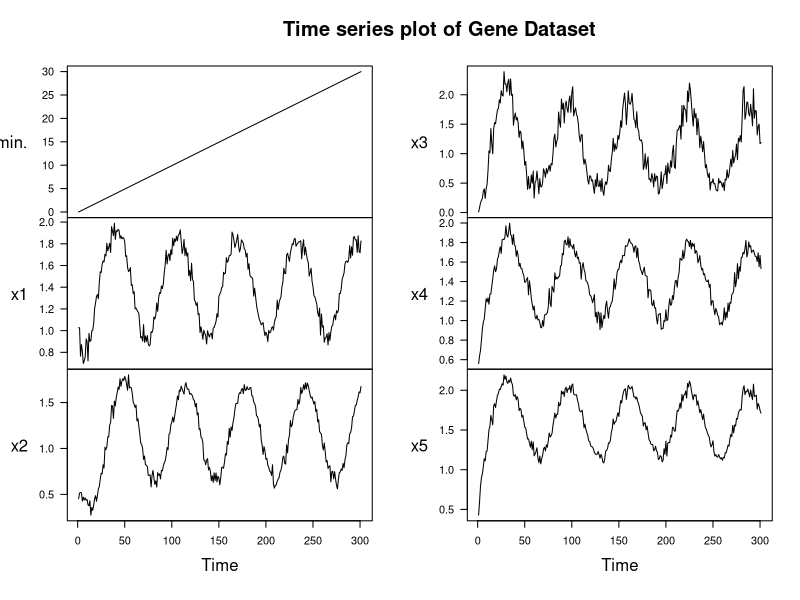
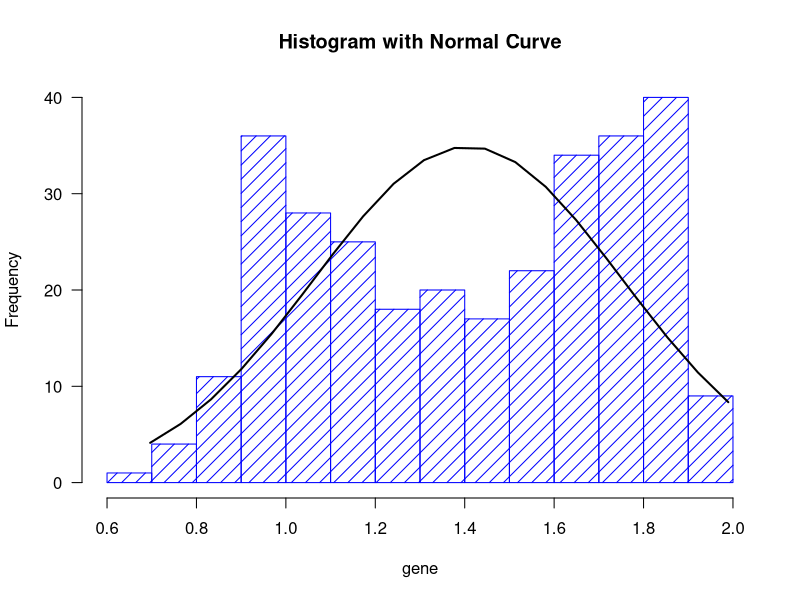
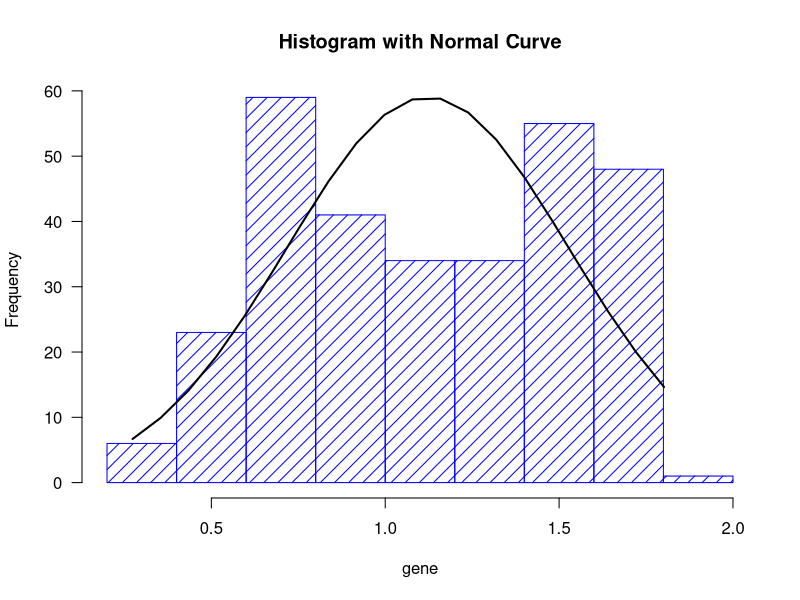
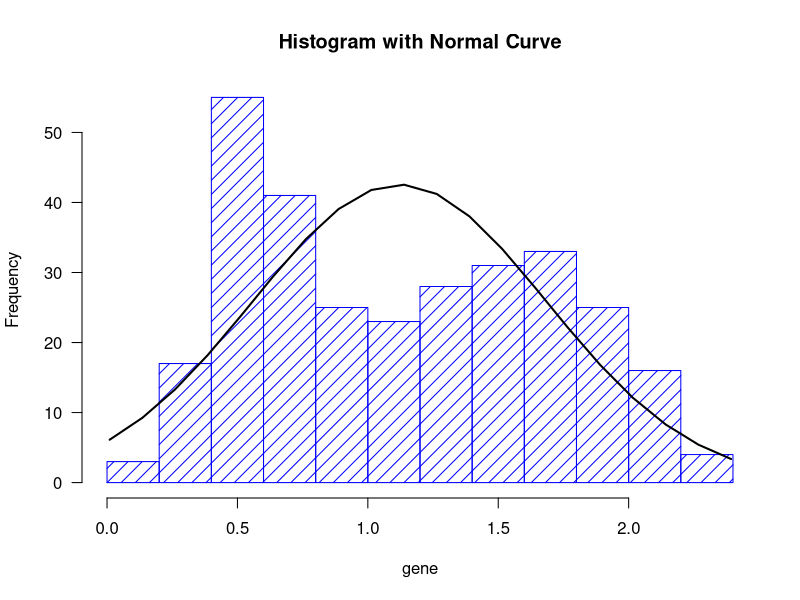
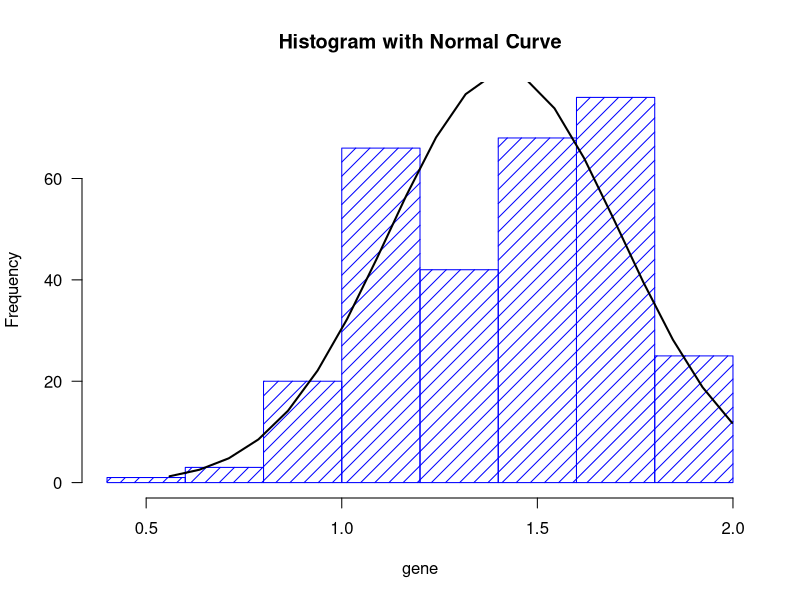
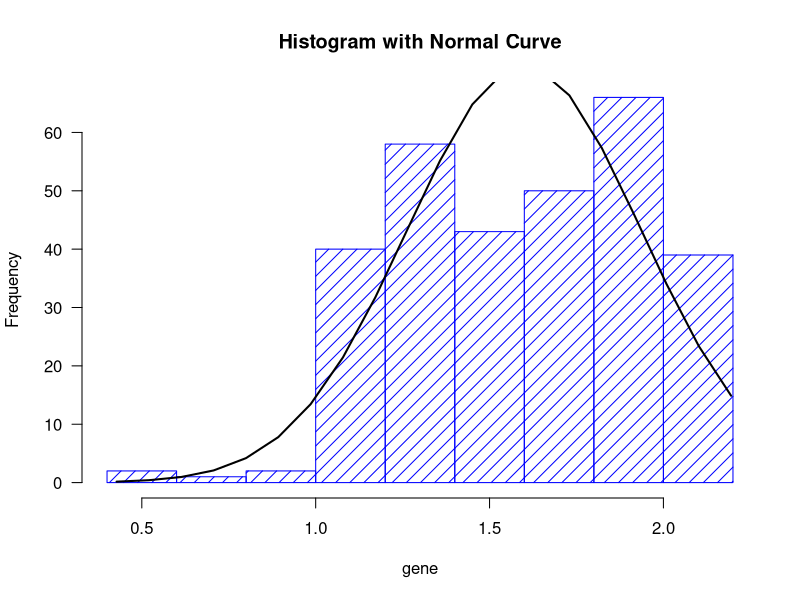
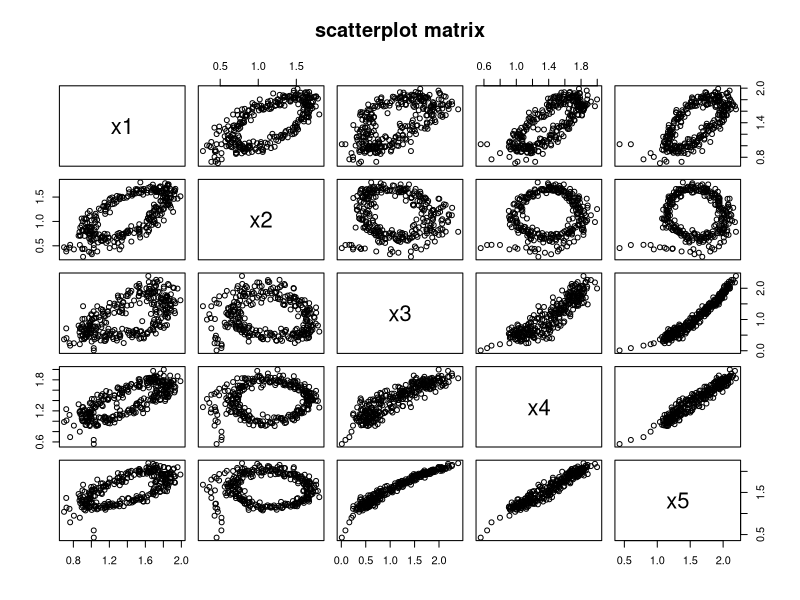
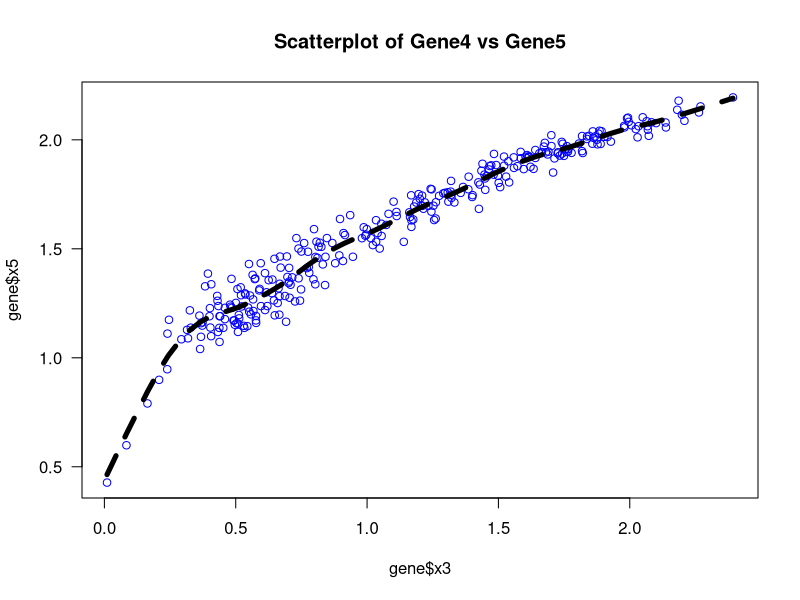

Reproduce these figures in R, in order. (Note: this script raises an error after producing the figures.)

library(ggplot2)
library(ggthemes)

gene <- read.csv("gene_data.csv")

str(gene)

################################################################
# Plot of Time Series
################################################################
df = data.matrix(gene)
#select each columns
xt = df[, 1]
x1 = df[, 2]
x2 = df[, 3]
x3 = df[, 4]
x4 = df[, 5]
x5 = df[, 6]


plot.ts(df, main = "Time series plot of Gene Dataset", las = 1,)

###################################################################
#Gene Distributions
##################################################################
summary(gene)
#the function to create the histogram of each gene with the normal distribution superimposed over it
distribution.plot <- function(g) {
  m <- mean(g) #mean
  std <- sqrt(var(g)) #Standard deviation
  h <- hist(
    g,
    breaks = 10,
    density = 10,
    col = "blue",
    xlab = "gene",
    main = "Histogram with Normal Curve",
    las = 1
  )
  xfit <- seq(min(g), max(g), length = 20)
  yfit <- dnorm(xfit, mean = mean(g), sd = sd(g))
  yfit <- yfit * diff(h$mids[1:2]) * length(g)
  
  lines(xfit, yfit, col = "black", lwd = 2)
}


#histograms Gene 1 -5
distribution.plot(gene$x1)
distribution.plot(gene$x2)
distribution.plot(gene$x3)
distribution.plot(gene$x4)
distribution.plot(gene$x5)

##################################################################
#correlation matrix
#################################################################
cor(gene, method = "pearson")
cor(gene, method = "spearman")
cor.test(gene$x3, gene$x5, method = "pearson")
cor.test(gene$x3, gene$x5, method = "spearman")

#scatterplot matrix between all the gene
pairs( ~ x1 + x2 + x3 + x4 + x5, data = gene, main = "scatterplot matrix")

plot(
  gene$x3,
  gene$x5,
  xlabel = "Gene3",
  ylabel = "Gene5",
  las = 1,
  col = 'blue',
  main = "Scatterplot of Gene4 vs Gene5"
)
#abline(lm(gene$x3~gene$x5), col = 'red')
lines(smooth.spline(gene$x3, gene$x5),
      lty = 2,
      lwd = 5)

###############################################################
#Eigan Decomposition PCA
###############################################################

pca <- prcomp(gene[c(2:6)], center = TRUE, scale = TRUE)

#standard deviation, proportion of variance and cumulative proportion
summary(pca)
expl.var <- round(pca$sdev ^ 2 / sum(pca$sdev ^ 2) * 100)

#function to create colors
Cols = function (vec) {
  cols = rainbow (length (unique (vec)))
  return (cols[as.numeric (as.factor (vec))])
}


#PCA Screenplot
screeplot(pca, type = "l", main = "Screeplot of the 5 PCs")
abline(h = 1, col = "red", lty = 5)
legend(
  "topright",
  legend = c("Eigenvalue = 1"),
  col = c("red"),
  lty = 5,
  cex = 0.6
)

#cumulative variance plot
cumpro <- cumsum(pca$sdev ^ 2 / sum(pca$sdev ^ 2))
plot(cumpro[0:5],
     xlab = "PC #",
     ylab = "Amount of explained variance",
     main = "Cumulative variance plot")
abline(v = 2, col = "blue", lty = 5)
abline(h = 0.975, col = "blue", lty = 5)
legend(
  "topleft",
  legend = c("Cut-off @ PC2"),
  col = c("blue"),
  lty = 5,
  cex = 0.6
)

#biplot of PCA
biplot(pca, cex = 0.5, cex.axis = 0.5)

#Scatterplot of PC1 and PC2
plot(
  pca$x[, 1],
  pca$x[, 2],
  las = 1,
  col = Cols(gene),
  pch = 19,
  xlab = "PC1 (70%)",
  ylab = "PC2 (27%)",
  main = "PC1 / PC2 - plot"
)
########################################################
# (MSE and residual analysis for Linear model)
DF = gene[c(2:6)]
#DF = data.frame(data, check.name = FALSE)

x1 <- DF$x4
x2 <- DF$x5
y <- DF$x3
ones = matrix(1, length(y), 1)

Y = matrix(y)
X_line = cbind(ones, x2)
theta_hat = solve(t(X_line) %*% X_line) %*% t(X_line) %*% y
print(theta_hat)

y_hat = X_line %*% theta_hat

par(mfrow = c(1, 1))
plot(
  x2,
  y,
  type = "p",
  col = "green",
  main = "Linear Regression Model",
  xlab = "X value",
  ylab = "Y value"
)
lines(x2, y_hat, col = "red", lw = 3)

MSE = mean((y_hat - y) ^ 2)
print(MSE)

# residual analysis
## residual scatter plot
res = y - y_hat
par(mfrow = c(1, 2))
plot(res, type = "p", main = "Residual Scatter Plot")

qqnorm(res, main = "Residual Q-Q Normal Plot")
qqline(res, col = "red", lw = 3)

##########################################################
# Non-linear polynomial regression 
###########################################################
X = cbind(ones, x1, x1^2, x1^3, x1^4,x2, x2^2, x2^3, x2^4)

colnames(X) = c("intercept", "a1", "a2", "a3", "a4", "b1", "b2", "b3", "b4")

set.seed(1000)
train = sample(nrow(X), 0.8 * nrow(X))
train
X_train = X[train, ]
X_test = X[-train, ]

Y_train = Y[train, ]
Y_test = Y[-train, ]

select_eval = function(X_tr, Y_tr = Y_train, X_ts, Y_ts = Y_test){
  theta = solve(t(X_tr) %*% X_tr) %*% t(X_tr) %*% Y_tr
  y_hat = X_ts %*% theta
  #calculate MSE
  MSE = mean((Y_ts - y_hat)^2)
  return (MSE)
}
selection_1 = data.frame(term = colnames(X), MSE = rep(0, 9))
for (i in 1:9){
  selection_1[i, 2] = select_eval(X_tr = X_train[,i], X_ts = X_test[,i])
}
index = which.min(selection_1$MSE)
best1 = (as.character(selection_1$term[which.min(selection_1$MSE)]))
cat("Best model selection 1:", paste0("y~", best1, "+error"),"(MSE=", selection_1$MSE[index],")")

final_X_tr = X_train[,index]
final_X_ts = X_test[,index]
X2_train = X_train[,-index]
X2_test = X_test[,-index]

selection_2 = data.frame(term = paste0(best1, "+", colnames(X2_train)), MSE = rep(0, 8))
for (i in 1:8){
  selection_2[i, 2] = select_eval(X_tr = cbind(X2_train[,i], final_X_tr), X_ts = cbind(X2_test[,i], final_X_ts))
}
index = which.min(selection_2$MSE)
best2 = (as.character(selection_2$term[index]))
cat("\nBest model selection 2:", paste0("y~", best2, "+ error"),"(MSE=", selection_2$MSE[index],")")

final_X_tr = cbind(final_X_tr, X2_train[,index])
final_X_ts = cbind(final_X_ts, X2_test[,index])
X3_train = X2_train[,-index]
X3_test = X2_test[,-index]

selection_3 = data.frame(term = paste0(best2, " + ", colnames(X3_train)), MSE = rep(0,7))

for (i in 1:7) {
  selection_3[i,2] = select_eval(X_tr = cbind(X3_train[,i],final_X_tr), X_ts = cbind(X3_test[,i], final_X_ts))
}

index = which.min(selection_3$MSE)
best3 = (as.character(selection_3$term[which.min(selection_3$MSE)]))
cat("\nBest model selection 3:", paste0("y ~ ",best3, " + error"), "(MSE=", selection_3$MSE[index], ")")

final_X_tr = cbind(final_X_tr, X3_train[,index])
final_X_ts = cbind(final_X_ts, X3_test[,index])
X4_train = X3_train[,-index]
X4_test = X3_test[,-index]

selection_4 = data.frame(term = paste0(best3, " + ", colnames(X4_train)), MSE = rep(0,6))

for (i in 1:6) {
  selection_4[i,2] = select_eval(X_tr = cbind(X4_train[,i],final_X_tr), X_ts = cbind(X4_test[,i], final_X_ts))
}

index = which.min(`selection_4`$MSE)
best4 = (as.character(selection_4$term[which.min(selection_4$MSE)]))
cat("\nBest model selection 4:", paste0("y ~ ",best4, " + error"), "(MSE=", selection_4$MSE[index], ")")

final_X_tr = cbind(final_X_tr, X4_train[,index])
final_X_ts = cbind(final_X_ts, X4_test[,index])
X5_train = X4_train[,-index]
X5_test = X4_test[,-index]

selection_5 = data.frame(term = paste0(best4, " + ", colnames(X5_train)), MSE = rep(0,5))

for (i in 1:5) {
  selection_4[i,2] = select_eval(X_tr = cbind(X5_train[,i],final_X_tr), X_ts = cbind(X5_test[,i], final_X_ts))
}

index = which.min(selection_5$MSE)
best5 = (as.character(selection_5$term[which.min(selection_5$MSE)]))
cat("\nBest model selection 5:", paste0("y ~ ",best5, " + error"), "(MSE=", selection_5$MSE[index], ")")


model <- lm(y ~ I(x2^3) + I(x1^4) + I(x2^4) + I(x1^3), data = DF)
summary(model)
plot(model)
#Covariance Matrix
vcov(model)


#AIC selection
select_eval = function(X, Y){
  X = as.matrix(X)
  Y = as.matrix(Y)
  theta = solve(t(X) %*% X) %*% t(X) %*% Y
  y_hat2 = X %*% theta
  #error
  residuals = Y - y_hat2
  sigma_sq = sum(residuals^2)/(nrow(Y) - 1)
  loglik= sum(log(dnorm(DF$x3, mean = y_hat2, sd = sqrt(sigma_sq))))
  
  k = ncol(X)
  AIC = 2*k - 2*loglik
  return(AIC)  
}  
parameters = 1:9
param_1 = t(as.matrix(parameters))
param_2 = combn(parameters, m = 2)
param_3= combn(parameters, m = 3)

# 1 parameter
AIC_1 = data.frame(combination = rep(0, ncol(param_1)),
                   AIC = rep(0, ncol(param_1)))
for (i in 1:ncol(param_1)) {
  x = X[,param_1[,i]]
  AIC_1[i, 1] = colnames(X)[i]
  AIC_1[i, 2] = select_eval(X, Y)
}

# 2 parameters
AIC_2 = data.frame(combination = rep(0, ncol(param_2)),
                   AIC = rep(0, ncol(param_2)))
for (i in 1:ncol(param_2)) {
  x = X[,param_2[,i]]
  AIC_2[i, 1] = paste(colnames(x), collapse = " + ")
  AIC_2[i, 2] = select_eval(X, Y)
}

# 3 parameters
AIC_3 = data.frame(combination = rep(0, ncol(param_3)),
                   AIC = rep(0, ncol(param_3)))
for (i in 1:ncol(param_3)) {
  x = X[,param_3[,i]]
  AIC_3[i, 1] = paste(colnames(x), collapse = " + ")
  AIC_3[i, 2] = select_eval(X, Y)
}
AIC_results = rbind(AIC_1, AIC_2, AIC_3)

best_AIC = AIC_results$combination[which.min(AIC_results$AIC)]
min_AIC = AIC_results$AIC[which.min(AIC_results$AIC)]
min_AIC



#model validation
X = cbind(x2^3,
          x1^4,
          x2^4,
          x1^3
)

set.seed(1000)
train = sample(nrow(X), 0.7 * nrow(X))

X_train = X[train, ]
X_test = X[-train, ]

Y_train = Y[train, ]
Y_test = Y[-train, ]
theta = solve(crossprod(X_train), crossprod(X_train, Y_train))
y_hat3 = X_train %*% theta

residuals = (Y_train - y_hat3)
SSE = sum(residuals^2)
sigma_sq = SSE/(nrow(X_train) - 1)
R2_adj = function(x, y, p) {
  n = length(x)
  R2 = cor(x, y) ^ 2
  R2_adj = 1 - (1 - R2)*((n - 1)/(n - p - 1))
  return(R2_adj)
}

r_adjusted = R2_adj(x = Y_train, y = y_hat3, p = 3)
residuals_pl = as.data.frame(residuals)


cov = sigma_sq * (solve(t(X_train) %*% X_train))
print(round(cov, 6))
#Models prediction
conf = {}
for (i in 1:nrow(X_train)) {
  Xi = X_train[i,]
  Xi = matrix(Xi, 1, 4)
  v = Xi %*% cov %*% t(Xi)
  conf = rbind(conf, v)
}
conf_95 = 1.96*sqrt(conf)

#Plot the predictions + Confidence interval
pred_data = data.frame(y_hat = y_hat3, lower = y_hat3 - conf_95, upper = y_hat3 + conf_95)
pred_data = cbind(X_train[,1],Y_train, pred_data)
colnames(pred_data)[1:2] = c("x", "y")
(error_pred = ggplot(pred_data, aes(x = x, y = y_hat3))+
    geom_point(color = "blue")+
    geom_errorbar(aes(ymin = lower, ymax = upper), width = 0.2)+
    ylab("y")+
    theme_few())
(y_y_pred = ggplot(pred_data, aes(x = y, y = y_hat3))+
    geom_point()+
    theme_few())
#model validation
#split into 70:30
train = DF[1:211,]
test = DF[212:301,]
X_train = cbind(train$x5^3,
                train$x4^4,
                train$x5^4,
                train$x4^3
)
X_test = cbind(test$x5^3,
               test$x4^4,
               test$x5^4,
               test$x4^3
)
fit_evaluate = function(X_tr, y_tr, X_ts, y_ts){
  theta = solve(t(X_tr) %*% X_tr) %*% t(X_tr) %*% y_tr
  y_hat4 = X_ts %*% theta
  #calculate error
  MSE_test = mean((y_ts - y_hat4)^2)
  R2_test = R2_adj(y_ts, y_hat4, 4)
  y_hat4 = X_tr %*% theta
  #calculate error
  MSE_train = mean((y_tr - y_hat4)^2)
  R2_train = R2_adj(y_tr, y_hat4, 4)
  return(list(MSE_train, MSE_test, R2_train, R2_test))
}

fit = fit_evaluate(X_tr = X_train, y_tr = train$x3, X_ts = X_test, y_ts = test$x3)

cat("MSE on training data = ", fit[[1]],
    "\nMSE on testing data = ", fit[[2]],
    "\nR2 on training data = ", fit[[3]],
    "\nR2 on testing data = ", fit[[4]])

k = 10
folds = cut(seq_len(nrow(DF)),breaks=k,labels=FALSE)
#Perform 10 fold cross validation
result = data.frame(fold = 1:k,
                    MSE_train = rep(0, k),
                    MSE_test = rep(0, k),
                    R2_train = rep(0, k),
                    R2_test = rep(0, k)
)


for(i in 1:k){
  #Segment your data by fold using the which() function
  test_idx = which(folds==i,arr.ind=TRUE)
  train = DF[-test_idx,]
  test = DF[test_idx,]
  X_train = cbind(train$x5^3,
                  train$x4^4,
                  train$x5^4,
                  train$x4^3
  )
  X_test = cbind(test$x5^3,
                 test$x4^4,
                 test$x5^4,
                 test$x4^3
  )
  fit = fit_evaluate(X_tr = X_train, y_tr = train$x3,
                     X_ts = X_test, y_ts = test$x3)
  result[i, 2:5] = fit
}

plot_MSE = data.frame(mean = c(mean(result$MSE_train),
                               mean(result$MSE_test)),
                      sd = c(sd(result$MSE_train),
                             sd(result$MSE_test)),
                      type = c("training", "testing"))
R2_plot = data.frame(mean = c(mean(result$R2_train),
                              mean(result$R2_test)),
                     sd = c(sd(result$R2_train),
                            sd(result$R2_test)),
                     type = c("training", "testing"))

plot_MSE$type = factor(plot_MSE$type, levels = c("training", "testing"))
R2_plot$type = factor(R2_plot$type, levels = c("training", "testing"))
(plot_MSE = ggplot(result, aes(MSE_train, MSE_test))+
    geom_line()+
    theme_few())
# 
#rm(list = ls())

###########################################

